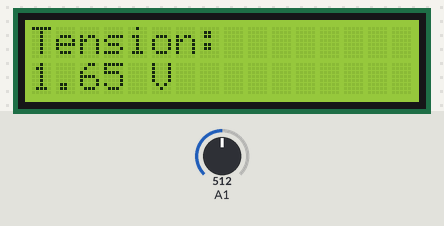
This sketch was run on a simulated Arduino Zero (SAMD21). Parts: 16×2 character LCD. Inputs (shaded band) come from the test bench; at power-on: A1 = 512 (analog values on the 0–1023 scale). What the sketch prints to the serial monitor is not drawn.

Above: at 2.2 s.
2.3 s: A1 set to 716
At 3.6 s:
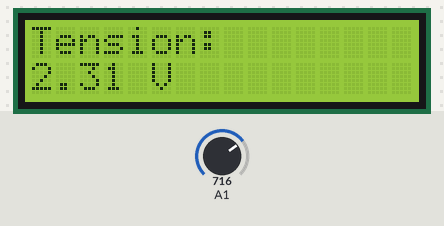
3.9 s: A1 set to 900
At 5.2 s:
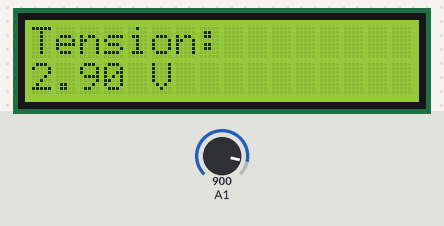
5.5 s: A1 set to 1023
At 6.7 s:
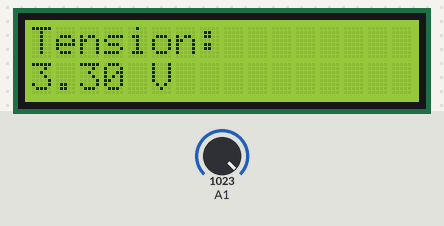
Timing chart, 0 to 8.5 s (numbered marks = the images above; inputs shaded):
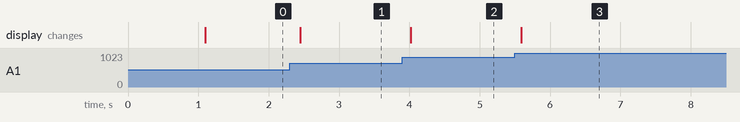

The sketch:

sketch.ino
```cpp
#include <Wire.h>
#include <LiquidCrystal_I2C.h>

// ====== BROCHES ======
const int PIN_POT = 1;
const int PIN_SDA = 8;
const int PIN_SCL = 7;

const float VREF = 3.3;
const int ADC_MAX = 4095;

LiquidCrystal_I2C lcd(0x27, 16, 2);

void setup() {
  Serial.begin(115200);
  analogReadResolution(12);

  Wire.begin(PIN_SDA, PIN_SCL);
  lcd.init();
  lcd.backlight();

  lcd.setCursor(0, 0);
  lcd.print("Voltmetre");
  delay(1000);
  lcd.clear();
}

void loop() {
  int valeur = analogRead(PIN_POT);
  float tension = valeur * VREF / ADC_MAX;

  lcd.setCursor(0, 0);
  lcd.print("Tension:        ");
  lcd.setCursor(0, 1);
  lcd.print(tension, 2);
  lcd.print(" V   ");

  Serial.print("ADC: ");
  Serial.print(valeur);
  Serial.print("  Tension: ");
  Serial.print(tension, 2);
  Serial.println(" V");

  delay(200);
}
```

Measured:
- after the input at 2.3 s, the display: changes after 0.15 s (image 1)
- after the input at 3.9 s, the display: changes after 0.12 s (image 2)
- after the input at 5.5 s, the display: changes after 0.09 s (image 3)
